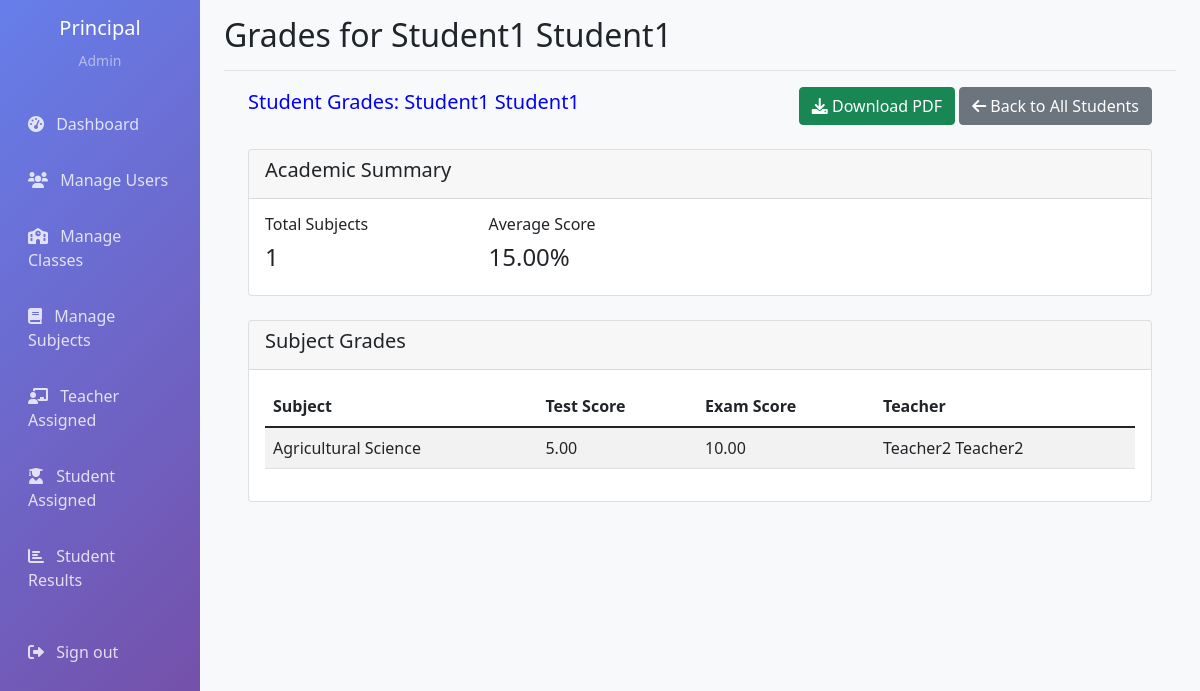
Screenshot of /grades/admin/student/3/grades/ (signed in) with the database file from the repository.
### accounts/models.py (models this page shows, shortened)
class CustomUser(AbstractUser):
    USER_TYPE_CHOICES = (
        ('admin', 'Admin'),
        ('teacher', 'Teacher'),
        ('student', 'Student'),
    )
    email = models.EmailField(unique=True)
    user_type = models.CharField(max_length=10, choices=USER_TYPE_CHOICES)
    phone = models.PositiveIntegerField(max_length=15, blank=True)
    address = models.CharField(blank=True)
    USERNAME_FIELD = 'email'
    REQUIRED_FIELDS = ['username', 'user_type']

class Subject(models.Model):
    name = models.CharField(max_length=100)
    code = models.CharField(max_length=10, unique=True)
    description = models.CharField(blank=True)

### grades/models.py (models this page shows, shortened)
class StudentResult(models.Model):
    student = models.OneToOneField(CustomUser, on_delete=models.CASCADE, limit_choices_to={'user_type': 'student'})
    total_subjects = models.IntegerField(default=0)
    total_score = models.DecimalField(max_digits=8, decimal_places=2, default=0)
    average_score = models.DecimalField(max_digits=5, decimal_places=2, default=0)
    academic_year = models.CharField(max_length=20, default='2023-2024')
    updated_at = models.DateTimeField(auto_now=True)

class Grade(models.Model):
    student = models.ForeignKey(CustomUser, on_delete=models.CASCADE, limit_choices_to={'user_type': 'student'})
    subject = models.ForeignKey(Subject, on_delete=models.CASCADE)
    teacher = models.ForeignKey(CustomUser, on_delete=models.CASCADE, limit_choices_to={'user_type': 'teacher'}, related_name='grades_given')
    test_score = models.DecimalField(max_digits=5, decimal_places=2, default=0)
    exam_score = models.DecimalField(max_digits=5, decimal_places=2, default=0)
    total_score = models.DecimalField(max_digits=5, decimal_places=2, default=0)
    created_at = models.DateTimeField(auto_now_add=True)
    updated_at = models.DateTimeField(auto_now=True)
    class Meta:
        unique_together = ['student', 'subject']

### grades/views.py (the view)
# urls.py: path('admin/student/<int:student_id>/grades/', views.admin_student_grades, name='admin_student_grades'),
@login_required
def admin_student_grades(request, student_id):
    if request.user.user_type != 'admin':
        messages.error(request, 'Access denied')
        return redirect('dashboard')
    student = get_object_or_404(CustomUser, id=student_id, user_type='student')
    grades = Grade.objects.filter(student=student).order_by('subject__name')
    student_result = get_object_or_404(StudentResult, student=student)
    return render(request, 'grades/admin_student_grades.html', {
        'student': student,
        'grades': grades,
        'student_result': student_result
    })

### templates/grades/admin_student_grades.html
{% extends 'base.html' %}
{% block page_title %}Grades for {{ student.get_full_name }}{% endblock %}
{% block content %}
<div class="container-fluid">
    <div class="d-sm-flex align-items-center justify-content-between mb-4">
        <h5 style="color: blue;">Student Grades: {{ student.get_full_name }}</h5>
        <div>
            <a href="{% url 'admin_download_student_pdf' student.id %}" class="btn btn-success mr-2">
                <i class="fas fa-download"></i> Download PDF
            </a>
            <a href="{% url 'admin_student_results' %}" class="btn btn-secondary">
                <i class="fas fa-arrow-left"></i> Back to All Students
            </a>
        </div>
    </div>
    <div class="row">
        <div class="col-md-12">
            <div class="card mb-4">
                <div class="card-header">
                    <h5>Academic Summary</h5>
                </div>
                <div class="card-body">
                    <div class="row">
                        <div class="col-md-3">
                            <h6>Total Subjects</h6>
                            <h4>{{ student_result.total_subjects }}</h4>
                        </div>
                        <div class="col-md-3">
                            <h6>Average Score</h6>
                            <h4>{{ student_result.average_score|floatformat:2 }}%</h4>
                        </div>
                    </div>
                </div>
            </div>
            <div class="card">
                <div class="card-header">
                    <h5>Subject Grades</h5>
                </div>
                <div class="card-body">
                    {% if grades %}
                    <div class="table-responsive">
                        <table class="table table-striped">
                            <thead>
                                <tr>
                                    <th>Subject</th>
                                    <th>Test Score</th>
                                    <th>Exam Score</th>
                                     <th>Teacher</th>
                                </tr>
                            </thead>
                            <tbody>
                                {% for grade in grades %}
                                <tr>
                                    <td>{{ grade.subject.name }}</td>
                                    <td>{{ grade.test_score }}</td>
                                    <td>{{ grade.exam_score }}</td>
                                     <td>{{ grade.teacher.get_full_name }}</td>
                                </tr>
                                {% endfor %}
                            </tbody>
                        </table>
                    </div>
                    {% else %}
                    <div class="alert alert-info">No grades available for this student.</div>
                    {% endif %}
                </div>
            </div>
        </div>
    </div>
</div>
{% endblock %}

### templates/base.html (shortened to what this page needs)
<!DOCTYPE html>
<html lang="en">
<head>
    <link href="https://cdn.jsdelivr.net/npm/select2@4.1.0-rc.0/dist/css/select2.min.css" rel="stylesheet" />
    <link href="https://cdn.jsdelivr.net/npm/bootstrap@5.1.3/dist/css/bootstrap.min.css" rel="stylesheet">
    <link href="https://cdnjs.cloudflare.com/ajax/libs/font-awesome/6.0.0/css/all.min.css" rel="stylesheet">
</head>
<body>
    <div class="container-fluid">
        <div class="row">
            {% if request.user.is_authenticated %}
            <nav class="col-md-3 col-lg-2 d-md-block sidebar collapse">
                <div class="position-sticky pt-3">
                    <div class="text-center mb-4">
                        <h5 class="text-white">{{ request.user.get_full_name }}</h5>
                        <small class="text-white-50">{{ request.user.user_type|title }}</small>
                    </div>
                    <ul class="nav flex-column">
                        <li class="nav-item">
                            <a class="nav-link" href="{% url 'dashboard' %}">
                                <i class="fas fa-tachometer-alt me-2"></i>
                                Dashboard
                            </a>
                        </li>
                        {% if request.user.user_type == 'admin' %}
                        <li class="nav-item">
                            <a class="nav-link" href="{% url 'manage_users' %}">
                                <i class="fas fa-users me-2"></i>
                                Manage Users
                            </a>
                        </li>
                        <li class="nav-item">
                            <a class="nav-link" href="{% url 'manage_classes' %}">
                                <i class="fas fa-school me-2"></i>
                                Manage Classes
                            </a>
                        </li>
                        <li class="nav-item">
                            <a class="nav-link" href="{% url 'manage_subjects' %}">
                                <i class="fas fa-book me-2"></i>
                                Manage Subjects
                            </a>
                        </li>
                        <li class="nav-item">
                            <a class="nav-link" href="{% url 'manage_teacher_assignments' %}">
                                <i class="fas fa-chalkboard-teacher me-2"></i>
                                Teacher Assigned
                            </a>
                        </li>
                        <li class="nav-item">
                            <a class="nav-link" href="{% url 'manage_student_assignments' %}">
                                <i class="fas fa-user-graduate me-2"></i>
                                Student Assigned
                            </a>
                        </li>
                        <li class="nav-item">
                            <a class="nav-link" href="{% url 'admin_student_results' %}">
                                <i class="fas fa-chart-bar me-2"></i>
                                Student Results
                            </a>
                        </li>
                        {% endif %}
                        <li class="nav-item mt-3">
                            <a class="nav-link" href="{% url 'logout' %}">
                                <i class="fas fa-sign-out-alt me-2"></i>
                                Sign out
                            </a>
                        </li>
                    </ul>
                </div>
            </nav>
            {% endif %}
            <main class="col-md-9 ms-sm-auto col-lg-10 px-md-4 main-content">
                {% if request.user.is_authenticated %}
                <div class="d-flex justify-content-between flex-wrap flex-md-nowrap align-items-center pt-3 pb-2 mb-3 border-bottom">
                    <h1 class="h2">{% block page_title %}Dashboard{% endblock %}</h1>
                </div>
                {% endif %}
                {% block content %}
                {% endblock %}
            </main>
        </div>
    </div>
</body>
</html>

### templates/base.html (style rules this page uses)
.sidebar { min-height: 100vh; background: linear-gradient(135deg, #667eea 0%, #764ba2 100%); }
.sidebar .nav-link { color: rgba(255, 255, 255, 0.8); padding: 0.75rem 1rem; margin: 0.25rem 0; border-radius: 0.5rem; transition: all 0.3s; }
.main-content { background-color: #f8f9fa; min-height: 100vh; }

### rows the page displays
CustomUser: user.get_full_name "Principal", user.user_type "Admin"
CustomUser: get_full_name "Student1 Student1"
StudentResult: total_subjects "1", average_score "15.00"
Grade: subject.name "Agricultural Science", test_score "5.00", exam_score "10.00", teacher.get_full_name "Teacher2 Teacher2"
